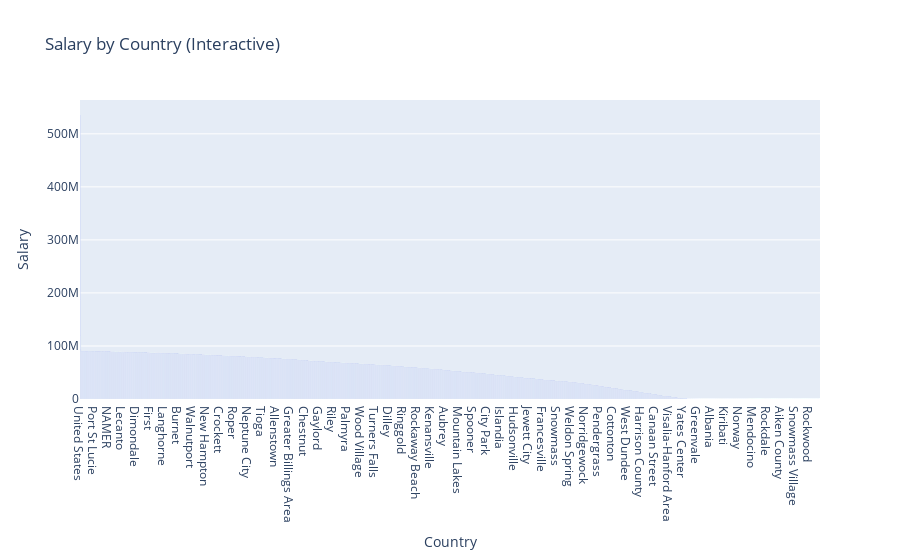

Source (notebook cell):
### Code cell
plt.figure(figsize=(12, 6))
data.sort_values("Salary", ascending=False, inplace=True)
plt.bar(data["Country"], data["Salary"], color="skyblue")
plt.title("Salary by Country")
plt.xlabel("Country")
plt.ylabel("Salary")
plt.xticks(rotation=45)
plt.show()

plt.figure(figsize=(12, 6))
sns.barplot(x="Country", y="Salary", data=data, palette="viridis")
plt.title("Salary by Country (Seaborn)")
plt.xticks(rotation=45)
plt.show()

fig = px.bar(data, x="Country", y="Salary", title="Salary by Country (Interactive)")
fig.show()

### Figure 1 — Plotly figure (JSON) as saved in the notebook; plotly's stock layout.template omitted (floating-point values rounded to 4 significant figures; data arrays with more than 128 entries replaced by an {"elided": "..."} marker saying what was removed)
{"data": [{"alignmentgroup": "True", "hovertemplate": "Country=%{x}<br>Salary=%{y}<extra></extra>", "legendgroup": "", "marker": {"color": "#636efa", "pattern": {"shape": ""}}, "name": "", "offsetgroup": "", "orientation": "v", "showlegend": false, "textposition": "auto", "type": "bar", "x": {"elided": "3324 str values"}, "xaxis": "x", "y": {"elided": "3324 float values"}, "yaxis": "y"}], "layout": {"barmode": "relative", "legend": {"tracegroupgap": 0}, "title": {"text": "Salary by Country (Interactive)"}, "xaxis": {"anchor": "y", "domain": [0, 1], "title": {"text": "Country"}}, "yaxis": {"anchor": "x", "domain": [0, 1], "title": {"text": "Salary"}}}}
